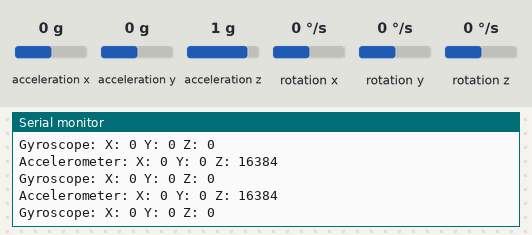
Recording of a sketch running on a simulated Arduino Uno, built with avr-gcc and run on an emulated ATmega328P. On the bench: the last lines printed to the serial monitor. The inputs (shaded band) are chosen by the test bench; at power-on: acceleration x 0 g, acceleration y 0 g, acceleration z 1 g, rotation x 0 °/s, rotation y 0 °/s, rotation z 0 °/s.

Above: at 1.2 s.
1.3 s: acceleration x set to -1.4 g
At 1.9 s:
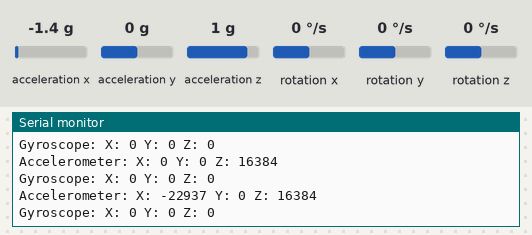
2.8 s: acceleration y set to -1.4 g
At 3.5 s:
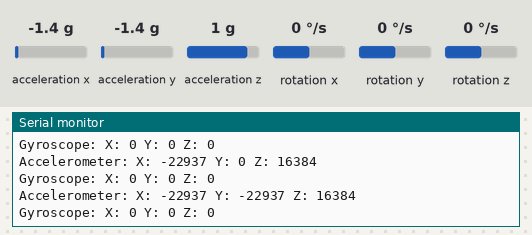
4.3 s: acceleration z set to -1.4 g
At 5.0 s:
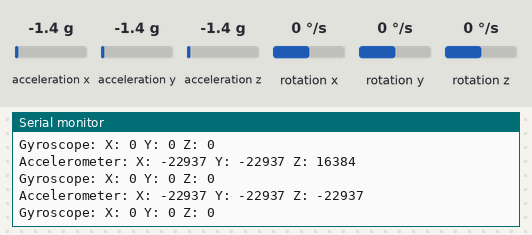
5.8 s: rotation x set to -192 °/s
At 6.5 s:
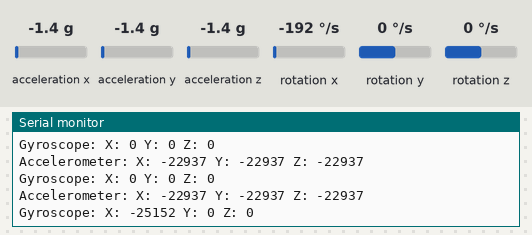
7.3 s: rotation y set to -192 °/s
At 8.0 s:
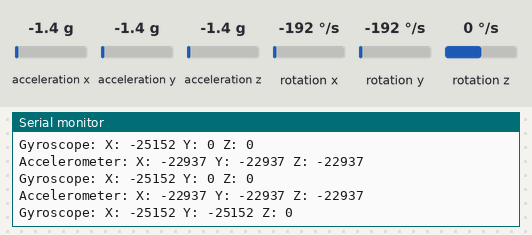

The sketch:

mpu6050_gyroscope.ino
```cpp
#include <Wire.h>
#include <MPU6050.h>

// Create an instance of the MPU6050 class
MPU6050 mpu;

void setup() {
  // Start serial communication
  Serial.begin(115200);

  // Initialize the I2C communication
  Wire.begin();

  // Initialize the MPU6050 sensor
  mpu.initialize();

  // Check if the MPU6050 is connected properly
  if (mpu.testConnection()) {
    Serial.println("MPU6050 connection successful.");
  } else {
    Serial.println("MPU6050 connection failed.");
    while (1); // Halt the program if the sensor is not connected
  }
}

void loop() {
  // Variables to hold the sensor data
  int16_t ax, ay, az;  // Accelerometer data
  int16_t gx, gy, gz;  // Gyroscope data

  // Get the accelerometer and gyroscope data
  mpu.getAcceleration(&ax, &ay, &az);
  mpu.getRotation(&gx, &gy, &gz);

  // Print the accelerometer data (in raw form)
  Serial.print("Accelerometer: ");
  Serial.print("X: "); Serial.print(ax);
  Serial.print(" Y: "); Serial.print(ay);
  Serial.print(" Z: "); Serial.println(az);

  // Print the gyroscope data (in raw form)
  Serial.print("Gyroscope: ");
  Serial.print("X: "); Serial.print(gx);
  Serial.print(" Y: "); Serial.print(gy);
  Serial.print(" Z: "); Serial.println(gz);

  // Delay before the next reading
  delay(500);
}
```

Measured:
- after the input at 1.3 s, the serial monitor: prints a new line after 0.22 s (image 1)
- after the input at 2.8 s, the serial monitor: prints a new line after 0.24 s (image 2)
- after the input at 4.3 s, the serial monitor: prints a new line after 0.25 s (image 3)
- after the input at 5.8 s, the serial monitor: prints a new line after 0.27 s (image 4)
- after the input at 7.3 s, the serial monitor: prints a new line after 0.29 s (image 5)
